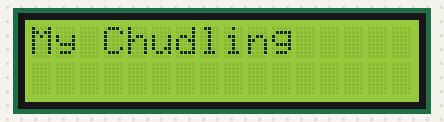
The sketch below on a simulated Arduino Uno, built with avr-gcc and run on an emulated ATmega328P. Shown: 16×2 character LCD.

Above: at 0.1 s.
At 2.1 s:
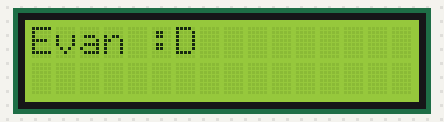

The sketch:

Display_Honors.ino
```cpp
#include<LiquidCrystal.h>

LiquidCrystal lcd(9, 10, 5, 4, 3, 2);
/*
  VSS = GND (GND for logic)
  VDD = VCC (VCC for logic)
  V0 = Pot
  RS = Pin 9
  RW = GND (0 = Write)
  E = Pin 10
  D4 = Pin 5
  D5 = Pin 4
  D6 = Pin 3
  D7 = Pin 2
  A = 220Ohm Resistor (VCC for LED)
  K = GND (GND for LED)
*/

void setup() {
    lcd.begin(16,2);

}

void loop() {
  lcd.setCursor(0, 0);
  lcd.print("My Chudling");
  delay(2000);
  lcd.clear();
  lcd.setCursor(0, 0);
  lcd.print("Evan :D");
  delay(2000);
}
```

Measured:
- what the display in image 1 shows lasts 2.0 s, from 2.1 s to 4.1 s
